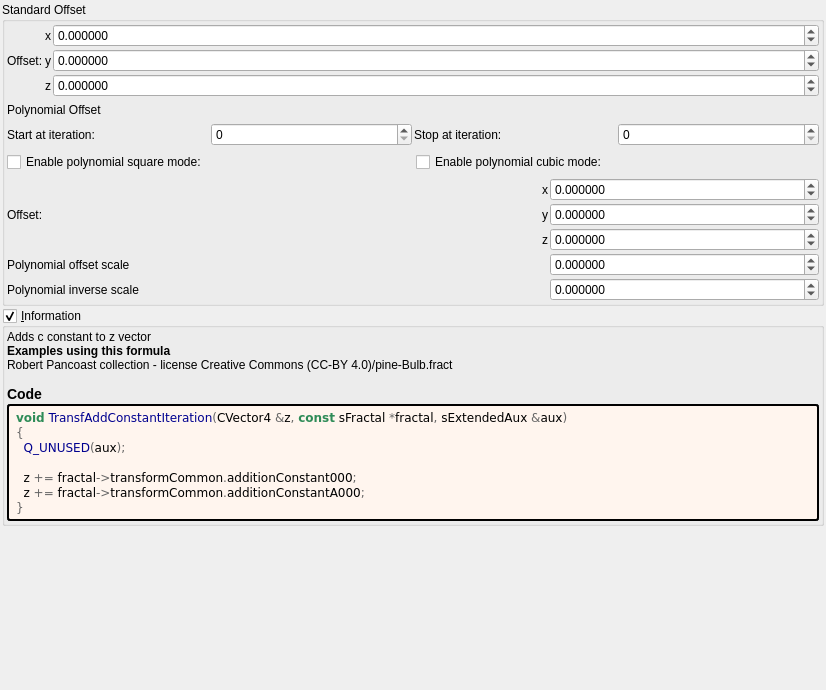
<?xml version="1.0" encoding="UTF-8"?>
<ui version="4.0">
 <class>Form</class>
 <widget class="QWidget" name="Form">
  <property name="geometry">
   <rect>
    <x>0</x>
    <y>0</y>
    <width>826</width>
    <height>690</height>
   </rect>
  </property>
  <property name="windowTitle">
   <string notr="true">transf_add_constant</string>
  </property>
  <layout class="QVBoxLayout" name="verticalLayout">
   <property name="spacing">
    <number>2</number>
   </property>
   <property name="leftMargin">
    <number>2</number>
   </property>
   <property name="topMargin">
    <number>2</number>
   </property>
   <property name="rightMargin">
    <number>2</number>
   </property>
   <property name="bottomMargin">
    <number>2</number>
   </property>
   <item>
    <widget class="QGroupBox" name="groupBox_2">
     <property name="title">
      <string>Standard Offset</string>
     </property>
     <layout class="QVBoxLayout" name="verticalLayout_6">
      <property name="leftMargin">
       <number>2</number>
      </property>
      <property name="topMargin">
       <number>2</number>
      </property>
      <property name="rightMargin">
       <number>2</number>
      </property>
      <property name="bottomMargin">
       <number>2</number>
      </property>
      <item>
       <layout class="QGridLayout" name="gridLayout_63" columnstretch="0,0,0,1">
        <property name="spacing">
         <number>2</number>
        </property>
        <item row="2" column="2">
         <widget class="QLabel" name="label_114">
          <property name="text">
           <string notr="true">x</string>
          </property>
         </widget>
        </item>
        <item row="2" column="3">
         <widget class="MyDoubleSpinBox" name="spinbox3_transf_addition_constantA_000_x">
          <property name="sizePolicy">
           <sizepolicy hsizetype="Minimum" vsizetype="Maximum">
            <horstretch>0</horstretch>
            <verstretch>0</verstretch>
           </sizepolicy>
          </property>
          <property name="prefix">
           <string/>
          </property>
          <property name="suffix">
           <string/>
          </property>
          <property name="decimals">
           <number>6</number>
          </property>
          <property name="minimum">
           <double>-99.989999999999995</double>
          </property>
          <property name="maximum">
           <double>99.989999999999995</double>
          </property>
          <property name="singleStep">
           <double>0.100000000000000</double>
          </property>
         </widget>
        </item>
        <item row="4" column="2">
         <widget class="QLabel" name="label_115">
          <property name="text">
           <string notr="true">z</string>
          </property>
         </widget>
        </item>
        <item row="3" column="2">
         <widget class="QLabel" name="label_113">
          <property name="text">
           <string notr="true">y</string>
          </property>
         </widget>
        </item>
        <item row="4" column="3">
         <widget class="MyDoubleSpinBox" name="spinbox3_transf_addition_constantA_000_z">
          <property name="sizePolicy">
           <sizepolicy hsizetype="Minimum" vsizetype="Maximum">
            <horstretch>0</horstretch>
            <verstretch>0</verstretch>
           </sizepolicy>
          </property>
          <property name="prefix">
           <string/>
          </property>
          <property name="suffix">
           <string/>
          </property>
          <property name="decimals">
           <number>6</number>
          </property>
          <property name="minimum">
           <double>-99.989999999999995</double>
          </property>
          <property name="maximum">
           <double>99.989999999999995</double>
          </property>
          <property name="singleStep">
           <double>0.100000000000000</double>
          </property>
         </widget>
        </item>
        <item row="3" column="3">
         <widget class="MyDoubleSpinBox" name="spinbox3_transf_addition_constantA_000_y">
          <property name="sizePolicy">
           <sizepolicy hsizetype="Minimum" vsizetype="Maximum">
            <horstretch>0</horstretch>
            <verstretch>0</verstretch>
           </sizepolicy>
          </property>
          <property name="prefix">
           <string/>
          </property>
          <property name="suffix">
           <string/>
          </property>
          <property name="decimals">
           <number>6</number>
          </property>
          <property name="minimum">
           <double>-99.989999999999995</double>
          </property>
          <property name="maximum">
           <double>99.989999999999995</double>
          </property>
          <property name="singleStep">
           <double>0.100000000000000</double>
          </property>
         </widget>
        </item>
        <item row="3" column="1">
         <widget class="QLabel" name="label_255">
          <property name="text">
           <string>Offset:</string>
          </property>
         </widget>
        </item>
       </layout>
      </item>
      <item>
       <widget class="QLabel" name="label_257">
        <property name="text">
         <string>Polynomial Offset</string>
        </property>
       </widget>
      </item>
      <item>
       <layout class="QGridLayout" name="gridLayout_74">
        <property name="spacing">
         <number>2</number>
        </property>
        <item row="0" column="0">
         <widget class="QLabel" name="label_273">
          <property name="text">
           <string>Start at iteration:</string>
          </property>
         </widget>
        </item>
        <item row="0" column="2">
         <widget class="QLabel" name="label_274">
          <property name="text">
           <string>Stop at iteration:</string>
          </property>
         </widget>
        </item>
        <item row="0" column="3">
         <widget class="MySpinBox" name="spinboxInt_transf_stop_iterations_X">
          <property name="sizePolicy">
           <sizepolicy hsizetype="Minimum" vsizetype="Maximum">
            <horstretch>0</horstretch>
            <verstretch>0</verstretch>
           </sizepolicy>
          </property>
          <property name="maximum">
           <number>999</number>
          </property>
         </widget>
        </item>
        <item row="0" column="1">
         <widget class="MySpinBox" name="spinboxInt_transf_start_iterations_X">
          <property name="sizePolicy">
           <sizepolicy hsizetype="Minimum" vsizetype="Maximum">
            <horstretch>0</horstretch>
            <verstretch>0</verstretch>
           </sizepolicy>
          </property>
          <property name="maximum">
           <number>999</number>
          </property>
         </widget>
        </item>
       </layout>
      </item>
      <item>
       <layout class="QGridLayout" name="gridLayout_18">
        <item row="1" column="0">
         <widget class="QCheckBox" name="checkBox_transf_function_enabledBy_false">
          <property name="text">
           <string>Enable polynomial square mode:</string>
          </property>
         </widget>
        </item>
        <item row="1" column="1">
         <widget class="QCheckBox" name="checkBox_transf_function_enabledBx_false">
          <property name="text">
           <string>Enable polynomial cubic mode:</string>
          </property>
         </widget>
        </item>
       </layout>
      </item>
      <item>
       <layout class="QGridLayout" name="gridLayout_19" columnstretch="0,0,0,0">
        <property name="spacing">
         <number>2</number>
        </property>
        <item row="3" column="3">
         <widget class="MyDoubleSpinBox" name="spinbox3_transf_addition_constant_y">
          <property name="sizePolicy">
           <sizepolicy hsizetype="Minimum" vsizetype="Maximum">
            <horstretch>0</horstretch>
            <verstretch>0</verstretch>
           </sizepolicy>
          </property>
          <property name="prefix">
           <string/>
          </property>
          <property name="suffix">
           <string/>
          </property>
          <property name="decimals">
           <number>6</number>
          </property>
          <property name="minimum">
           <double>-99.989999999999995</double>
          </property>
          <property name="maximum">
           <double>99.989999999999995</double>
          </property>
          <property name="singleStep">
           <double>0.100000000000000</double>
          </property>
         </widget>
        </item>
        <item row="5" column="1">
         <widget class="QLabel" name="label_144">
          <property name="text">
           <string>Polynomial offset scale</string>
          </property>
         </widget>
        </item>
        <item row="4" column="2">
         <widget class="QLabel" name="label_141">
          <property name="sizePolicy">
           <sizepolicy hsizetype="Preferred" vsizetype="Preferred">
            <horstretch>0</horstretch>
            <verstretch>0</verstretch>
           </sizepolicy>
          </property>
          <property name="text">
           <string notr="true">z</string>
          </property>
          <property name="alignment">
           <set>Qt::AlignRight|Qt::AlignTrailing|Qt::AlignVCenter</set>
          </property>
         </widget>
        </item>
        <item row="2" column="2">
         <widget class="QLabel" name="label_139">
          <property name="sizePolicy">
           <sizepolicy hsizetype="Preferred" vsizetype="Preferred">
            <horstretch>0</horstretch>
            <verstretch>0</verstretch>
           </sizepolicy>
          </property>
          <property name="minimumSize">
           <size>
            <width>268</width>
            <height>0</height>
           </size>
          </property>
          <property name="text">
           <string notr="true">x</string>
          </property>
          <property name="alignment">
           <set>Qt::AlignRight|Qt::AlignTrailing|Qt::AlignVCenter</set>
          </property>
         </widget>
        </item>
        <item row="3" column="1">
         <widget class="QLabel" name="label_256">
          <property name="text">
           <string>Offset:</string>
          </property>
         </widget>
        </item>
        <item row="4" column="3">
         <widget class="MyDoubleSpinBox" name="spinbox3_transf_addition_constant_z">
          <property name="sizePolicy">
           <sizepolicy hsizetype="Minimum" vsizetype="Maximum">
            <horstretch>0</horstretch>
            <verstretch>0</verstretch>
           </sizepolicy>
          </property>
          <property name="prefix">
           <string/>
          </property>
          <property name="suffix">
           <string/>
          </property>
          <property name="decimals">
           <number>6</number>
          </property>
          <property name="minimum">
           <double>-99.989999999999995</double>
          </property>
          <property name="maximum">
           <double>99.989999999999995</double>
          </property>
          <property name="singleStep">
           <double>0.100000000000000</double>
          </property>
         </widget>
        </item>
        <item row="5" column="3">
         <widget class="MyDoubleSpinBox" name="spinbox_transf_scale_1">
          <property name="sizePolicy">
           <sizepolicy hsizetype="Minimum" vsizetype="Maximum">
            <horstretch>0</horstretch>
            <verstretch>0</verstretch>
           </sizepolicy>
          </property>
          <property name="prefix">
           <string/>
          </property>
          <property name="decimals">
           <number>6</number>
          </property>
          <property name="minimum">
           <double>-99.989999999999995</double>
          </property>
          <property name="singleStep">
           <double>0.100000000000000</double>
          </property>
         </widget>
        </item>
        <item row="2" column="3">
         <widget class="MyDoubleSpinBox" name="spinbox3_transf_addition_constant_x">
          <property name="sizePolicy">
           <sizepolicy hsizetype="Minimum" vsizetype="Maximum">
            <horstretch>0</horstretch>
            <verstretch>0</verstretch>
           </sizepolicy>
          </property>
          <property name="prefix">
           <string/>
          </property>
          <property name="suffix">
           <string/>
          </property>
          <property name="decimals">
           <number>6</number>
          </property>
          <property name="minimum">
           <double>-99.989999999999995</double>
          </property>
          <property name="maximum">
           <double>99.989999999999995</double>
          </property>
          <property name="singleStep">
           <double>0.100000000000000</double>
          </property>
         </widget>
        </item>
        <item row="3" column="2">
         <widget class="QLabel" name="label_142">
          <property name="sizePolicy">
           <sizepolicy hsizetype="Preferred" vsizetype="Preferred">
            <horstretch>0</horstretch>
            <verstretch>0</verstretch>
           </sizepolicy>
          </property>
          <property name="text">
           <string notr="true">y</string>
          </property>
          <property name="alignment">
           <set>Qt::AlignRight|Qt::AlignTrailing|Qt::AlignVCenter</set>
          </property>
         </widget>
        </item>
        <item row="6" column="1">
         <widget class="QLabel" name="label_145">
          <property name="text">
           <string>Polynomial inverse scale</string>
          </property>
         </widget>
        </item>
        <item row="6" column="3">
         <widget class="MyDoubleSpinBox" name="spinbox_transf_scaleA_1">
          <property name="sizePolicy">
           <sizepolicy hsizetype="Minimum" vsizetype="Maximum">
            <horstretch>0</horstretch>
            <verstretch>0</verstretch>
           </sizepolicy>
          </property>
          <property name="prefix">
           <string/>
          </property>
          <property name="decimals">
           <number>6</number>
          </property>
          <property name="minimum">
           <double>-99.989999999999995</double>
          </property>
          <property name="singleStep">
           <double>0.100000000000000</double>
          </property>
         </widget>
        </item>
       </layout>
      </item>
     </layout>
    </widget>
   </item>
   <item>
    <widget class="MyGroupBox" name="groupCheck_info">
     <property name="title">
      <string>&amp;Information</string>
     </property>
     <property name="flat">
      <bool>false</bool>
     </property>
     <property name="checkable">
      <bool>true</bool>
     </property>
     <layout class="QVBoxLayout" name="verticalLayout_2">
      <property name="spacing">
       <number>2</number>
      </property>
      <property name="leftMargin">
       <number>2</number>
      </property>
      <property name="topMargin">
       <number>2</number>
      </property>
      <property name="rightMargin">
       <number>2</number>
      </property>
      <property name="bottomMargin">
       <number>2</number>
      </property>
      <item>
       <widget class="QLabel" name="label_information_general">
        <property name="text">
         <string notr="true">&lt;p&gt;Adds c constant to z vector&lt;/p&gt;&lt;table&gt;
&lt;/table&gt;
&lt;br&gt;&lt;b&gt;Examples using this formula&lt;/b&gt;&lt;br&gt;Robert Pancoast collection - license Creative Commons (CC-BY 4.0)/pine-Bulb.fract&lt;h3&gt;Code&lt;/h3&gt;</string>
        </property>
        <property name="wordWrap">
         <bool>true</bool>
        </property>
        <property name="openExternalLinks">
         <bool>true</bool>
        </property>
        <property name="textInteractionFlags">
         <set>Qt::LinksAccessibleByMouse|Qt::TextSelectableByMouse</set>
        </property>
       </widget>
      </item>
      <item>
       <widget class="QLabel" name="label_code_content">
        <property name="styleSheet">
         <string notr="true">border-style: outset; border-width: 2px; border-radius: 3px; border-color: black; background-color: #fff5ee; padding: 4px;</string>
        </property>
        <property name="text">
         <string notr="true">&lt;body style=&quot;background-color:#fff5ee&quot;&gt;
&lt;pre style=&quot;color:#000000; background-color:#fff5ee;  font-family:'Courier New',monospace;&quot;&gt;&lt;span style=&quot;color:#2e8b57; font-weight:bold&quot;&gt;void&lt;/span&gt; &lt;span style=&quot;color:#00008f&quot;&gt;TransfAddConstantIteration&lt;/span&gt;&lt;span style=&quot;color:#676767&quot;&gt;(&lt;/span&gt;CVector4 &lt;span style=&quot;color:#676767&quot;&gt;&amp;amp;&lt;/span&gt;z&lt;span style=&quot;color:#676767&quot;&gt;,&lt;/span&gt; &lt;span style=&quot;color:#2e8b57; font-weight:bold&quot;&gt;const&lt;/span&gt; sFractal &lt;span style=&quot;color:#676767&quot;&gt;*&lt;/span&gt;fractal&lt;span style=&quot;color:#676767&quot;&gt;,&lt;/span&gt; sExtendedAux &lt;span style=&quot;color:#676767&quot;&gt;&amp;amp;&lt;/span&gt;aux&lt;span style=&quot;color:#676767&quot;&gt;)&lt;/span&gt;
&lt;span style=&quot;color:#676767&quot;&gt;{&lt;/span&gt;
  &lt;span style=&quot;color:#00008f&quot;&gt;Q_UNUSED&lt;/span&gt;&lt;span style=&quot;color:#676767&quot;&gt;(&lt;/span&gt;aux&lt;span style=&quot;color:#676767&quot;&gt;);&lt;/span&gt;

  z &lt;span style=&quot;color:#676767&quot;&gt;+=&lt;/span&gt; fractal&lt;span style=&quot;color:#676767&quot;&gt;-&amp;gt;&lt;/span&gt;transformCommon&lt;span style=&quot;color:#676767&quot;&gt;.&lt;/span&gt;additionConstant000&lt;span style=&quot;color:#676767&quot;&gt;;&lt;/span&gt;
  z &lt;span style=&quot;color:#676767&quot;&gt;+=&lt;/span&gt; fractal&lt;span style=&quot;color:#676767&quot;&gt;-&amp;gt;&lt;/span&gt;transformCommon&lt;span style=&quot;color:#676767&quot;&gt;.&lt;/span&gt;additionConstantA000&lt;span style=&quot;color:#676767&quot;&gt;;&lt;/span&gt;
&lt;span style=&quot;color:#676767&quot;&gt;}&lt;/span&gt;
&lt;/pre&gt;
&lt;/body&gt;</string>
        </property>
        <property name="wordWrap">
         <bool>true</bool>
        </property>
        <property name="openExternalLinks">
         <bool>true</bool>
        </property>
        <property name="textInteractionFlags">
         <set>Qt::LinksAccessibleByMouse|Qt::TextSelectableByMouse</set>
        </property>
       </widget>
      </item>
     </layout>
    </widget>
   </item>
   <item>
    <spacer name="verticalSpacer">
     <property name="orientation">
      <enum>Qt::Vertical</enum>
     </property>
     <property name="sizeHint" stdset="0">
      <size>
       <width>20</width>
       <height>40</height>
      </size>
     </property>
    </spacer>
   </item>
  </layout>
 </widget>
 <customwidgets>
  <customwidget>
   <class>MyGroupBox</class>
   <extends>QGroupBox</extends>
   <header>my_group_box.h</header>
   <container>1</container>
  </customwidget>
  <customwidget>
   <class>MyDoubleSpinBox</class>
   <extends>QDoubleSpinBox</extends>
   <header>my_double_spin_box.h</header>
  </customwidget>
  <customwidget>
   <class>MySpinBox</class>
   <extends>QSpinBox</extends>
   <header>my_spin_box.h</header>
  </customwidget>
 </customwidgets>
 <tabstops>
  <tabstop>spinbox3_transf_addition_constantA_000_x</tabstop>
  <tabstop>spinbox3_transf_addition_constantA_000_y</tabstop>
  <tabstop>spinbox3_transf_addition_constantA_000_z</tabstop>
  <tabstop>groupCheck_info</tabstop>
 </tabstops>
 <resources/>
 <connections/>
</ui>
